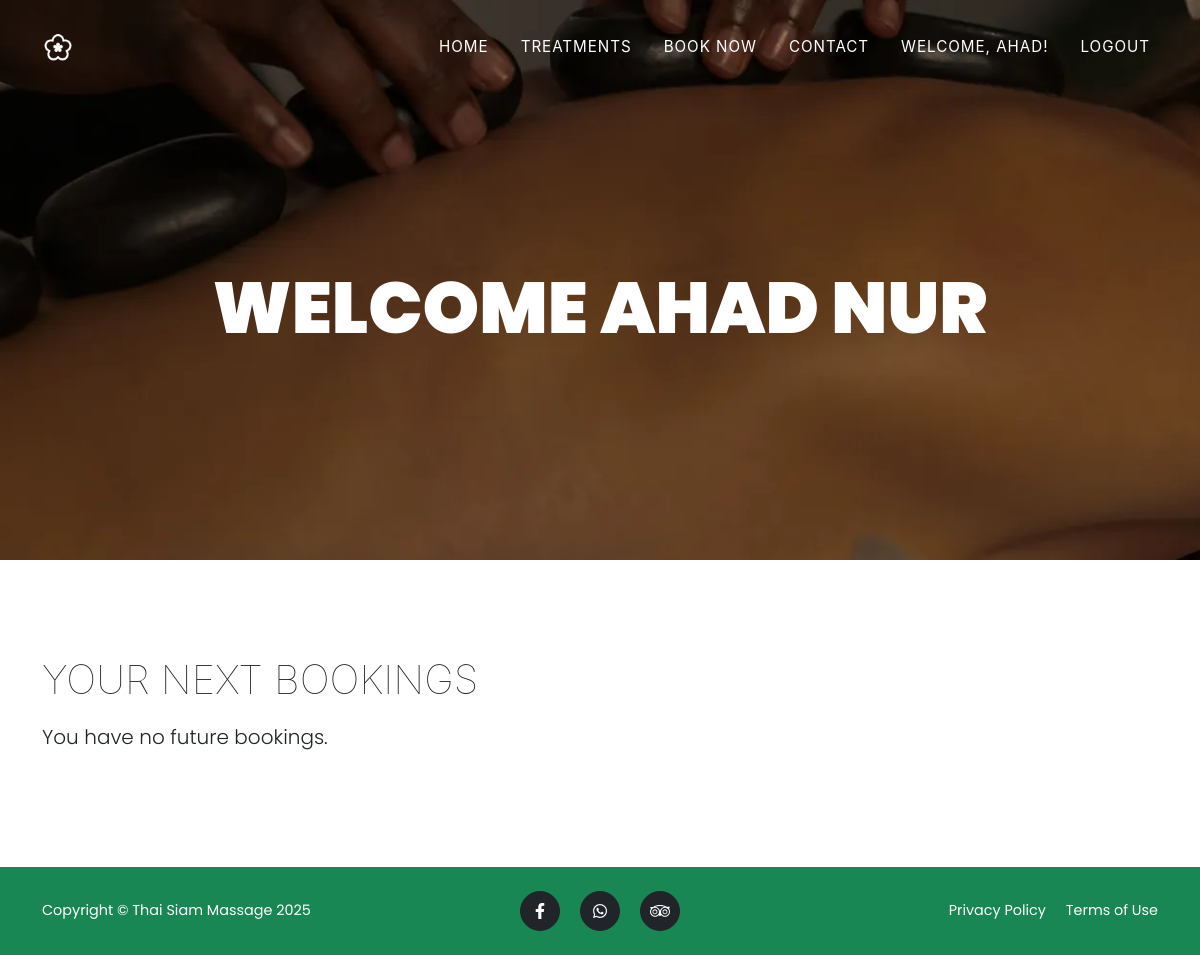
Page /dashboard/ (signed in) on the earlier database version.
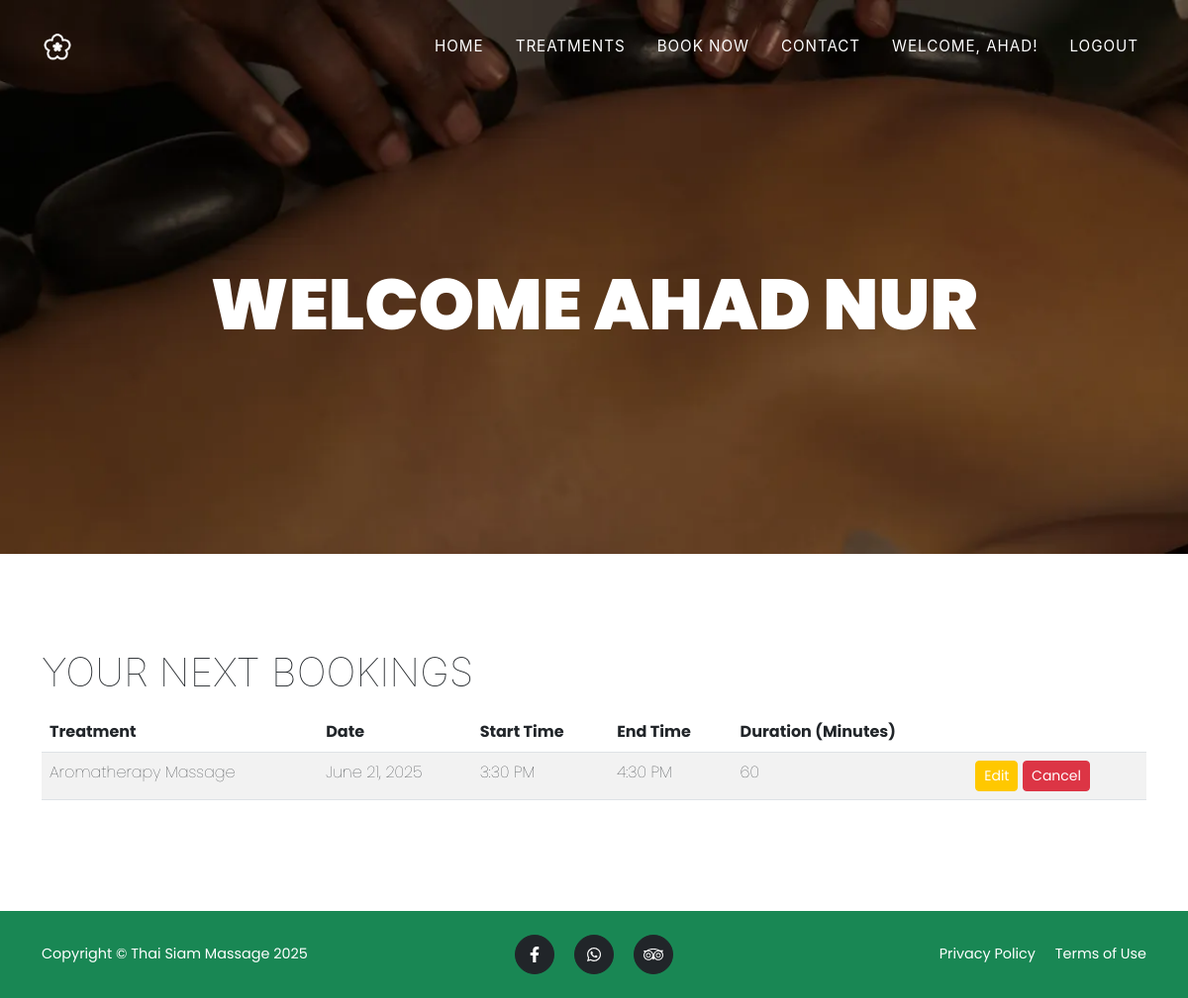
Same page on the later database version.
### booking/models.py (models this page shows, shortened)
class Booking(models.Model):
    user = models.ForeignKey(User, on_delete=models.CASCADE)
    treatment = models.ForeignKey(Treatments, on_delete=models.CASCADE)
    date = models.DateField()
    start_time = models.TimeField()
    end_time = models.TimeField()
    duration = models.IntegerField()
    created_at = models.DateTimeField(auto_now_add=True)

class Treatments(models.Model):
    title = models.CharField(max_length=255)
    description = models.TextField()
    half_hour = models.DecimalField(max_digits=6, decimal_places=2, default=55.00)
    one_hour = models.DecimalField(max_digits=6, decimal_places=2, default=80.00)
    two_hour = models.DecimalField(max_digits=6, decimal_places=2, default=110.00)

### booking/views.py (the view)
# urls.py: path('dashboard/', views.dashboard_view, name='dashboard'),
@login_required
def dashboard_view(request):
    if not request.user.is_authenticated:
        return redirect('login')
    now = timezone.now().date()
    future_bookings = Booking.objects.filter(
        user=request.user,
        date__gte=now
    ).order_by('date', 'start_time')
    context = {
        'future_bookings': future_bookings,
    }
    return render(request, 'dashboard.html', context)

### booking/templates/dashboard.html (shortened to what this page needs)
{% extends 'base.html' %}
{% load static %}
{% block content %}
<header class="masthead masthead-banner">
    <div class="container">
        <div class="masthead-heading text-uppercase">Welcome {{ request.user.first_name }} {{ request.user.last_name }}
        </div>
    </div>
</header>
<section class="page-section" id="dashboard">
    <div class="container">
        <h2 class="section-heading text-uppercase">Your Next Bookings</h2>
        {% if future_bookings %}
        <div class="table-responsive">
            <table class="table table-striped">
                <thead>
                    <tr>
                        <th>Treatment</th>
                        <th>Date</th>
                        <th>Start Time</th>
                        <th>End Time</th>
                        <th>Duration (Minutes)</th>
                        <th></th>
                    </tr>
                </thead>
                <tbody>
                    {% for booking in future_bookings %}
                    <tr>
                        <td>{{ booking.treatment.title }}</td>
                        <td>{{ booking.date|date:"F j, Y" }}</td>
                        <td>{{ booking.start_time|time:"g:i A" }}</td>
                        <td>{{ booking.end_time|time:"g:i A" }}</td>
                        <td>{{ booking.duration }}</td>
                        <td>
                            <a href="{% url 'edit_booking' booking.id %}" class="btn btn-warning btn-sm">Edit</a>
                            <a href="{% url 'cancel_booking' booking.id %}" onclick="confirmCancel({{ booking.id }})"
                                class="btn btn-danger btn-sm">Cancel</a>
                        </td>
                    </tr>
                    {% endfor %}
                </tbody>
            </table>
        </div>
        {% else %}
        <p class="lead">You have no future bookings.</p>
        {% endif %}
    </div>
</section>
{% endblock %}

### booking/templates/base.html (shortened to what this page needs)
{% load static %}
<!DOCTYPE html>
<html lang="en">
<head>
    <link rel="stylesheet" href="https://cdn.jsdelivr.net/npm/timepicker@1.3.5/dist/timepicker.min.css">
    <link href="{% static 'booking/css/styles.css' %}" rel="stylesheet" />
    <link href="{% static 'booking/css/custom_style.css' %}" rel="stylesheet" />
</head>
<body id="page-top">
    <nav class="navbar navbar-expand-lg navbar-dark fixed-top" id="mainNav">
        <div class="container">
            <a class="navbar-brand" href="{% url 'home' %}">
                <img class="logo" src="{% static 'booking/assets/img/navbar-logo.png' %}" alt="Nav Logo">
            </a>
            <div class="collapse navbar-collapse" id="navbarResponsive">
                <ul class="navbar-nav text-uppercase ms-auto py-4 py-lg-0">
                    <li class="nav-item"><a class="nav-link" href="{% url 'home' %}">Home</a></li>
                    <li class="nav-item"><a class="nav-link" href="{% url 'treatments' %}">Treatments</a></li>
                    <li class="nav-item"><a class="nav-link" href="{% url 'book_now' %}">Book Now</a></li>
                    <li class="nav-item"><a class="nav-link" href="{% url 'contact' %}">Contact</a></li>
                    {% if user.is_authenticated %}
                    <li class="nav-item">
                        <a class="nav-link" href="{% url 'dashboard' %}">Welcome, {{ user.first_name }}!</a>
                    </li>
                    <li class="nav-item"><a class="nav-link" href="{% url 'logout' %}">Logout</a></li>
                    {% endif %}
                </ul>
            </div>
        </div>
    </nav>
    {% block content %}
    {% endblock %}
    <footer class="footer py-4">
        <div class="container">
            <div class="row align-items-center">
                <div class="col-lg-4 text-lg-start">Copyright &copy; Thai Siam Massage 2025</div>
                <div class="col-lg-4 my-3 my-lg-0">
                    <a class="btn btn-dark btn-social mx-2" target="_blank" href="https://www.facebook.com/kanthaisiammassage?locale=en_GB" aria-label="Facebook"><i
                            class="fab fa-facebook-f"></i></a>
                    <a class="btn btn-dark btn-social mx-2" href="https://api.whatsapp.com/send?phone=%2B35799256453&app=facebook&entry_point=page_cta&fbclid=IwY2xjawIemF1leHRuA2FlbQIxMAABHSnJw7-y5_4mTfEMH0syJSFO54g7FqD45KRpViBQBm2U6H0OVrFt0e-YOA_aem_6gjcRXWI7FnUBPNZJmaCfA" aria-label="Whatsapp" target="_blank"><i
                            class="fab fa-whatsapp"></i></a>
                    <a class="btn btn-dark btn-social mx-2" href="https://www.tripadvisor.co.uk/Attraction_Review-g3359582-d11773213-Reviews-Kan_Thai_Siam_Massage-Germasogeia_Limassol.html" target="_blank" aria-label="LinkedIn">
                    </a>
                </div>
                <div class="col-lg-4 text-lg-end">
                    <a class="text-white text-decoration-none me-3" href="{% url 'privacy_policy' %}">Privacy Policy</a>
                    <a class="text-white text-decoration-none" href="{% url 'terms_of_use' %}">Terms of Use</a>
                </div>
            </div>
        </div>
    </footer>
</body>
</html>

### booking/static/booking/css/custom_style.css (style rules this page uses)
.logo { width: 100%; }
.masthead-banner { background-image: url("../assets/img/banner.webp") !important; background-repeat: no-repeat; background-attachment: scroll; background-position: center center; background-size: cover; }
#dashboard { font-family: "Poppins"; font-weight: lighter; }

Differences in the rows shown:
added Booking: treatment "Aromatherapy Massage", date "June 21, 2025", start_time "3:30 PM", end_time "4:30 PM", duration "60"
Other differences:
text no longer shown: "You have no future bookings."
text now shown: "Treatment Date Start Time End Time Duration (Minutes)"
